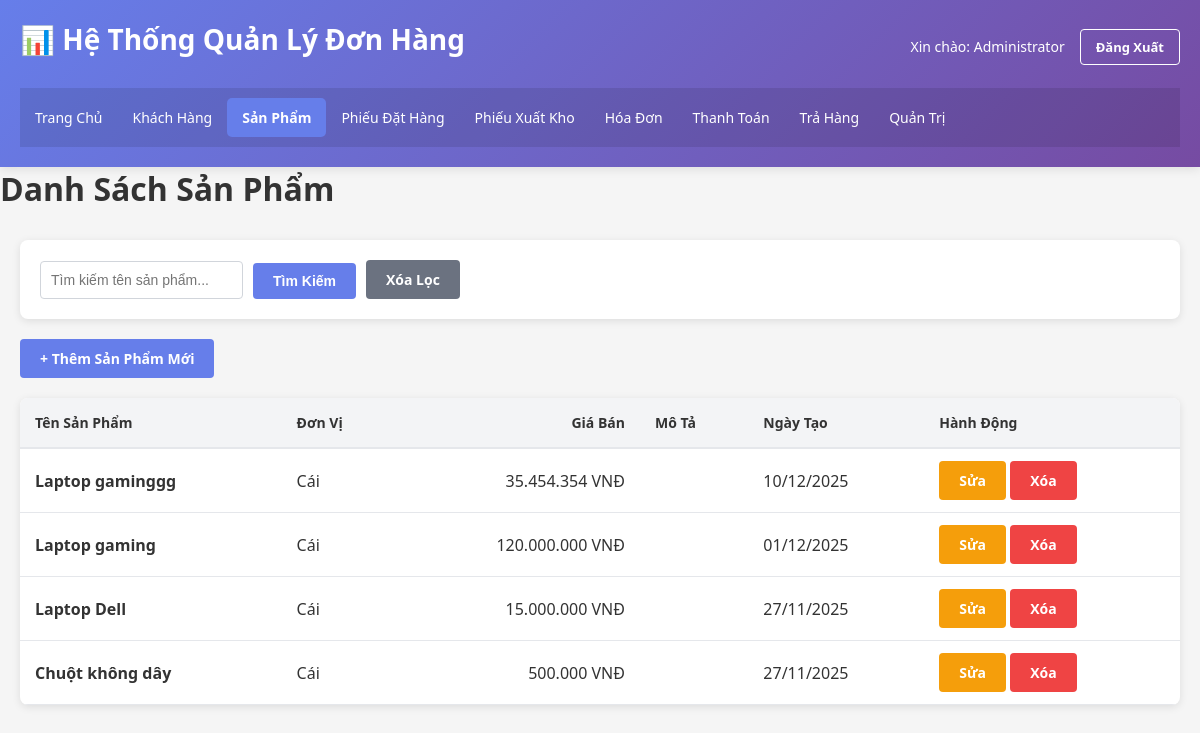
Page /san_pham/list.php (signed in) on the committed database.
### tables this page shows
CREATE TABLE `san_pham` (
  `ma_san_pham` int(11) NOT NULL,
  `ten_san_pham` varchar(255) NOT NULL,
  `ma_loai_san_pham` int(11) DEFAULT NULL,
  `gia_ban` decimal(15,2) NOT NULL,
  `don_vi` varchar(50) DEFAULT 'Cái',
  `mo_ta` text DEFAULT NULL,
  `ngay_tao` datetime DEFAULT current_timestamp()
);

### config.php (called while the page is built, shortened)
<?php
function formatMoney($amount) {
    return number_format($amount, 0, ',', '.');
}
?>

### san_pham/list.php (the view, shortened to what this page needs)
<?php
include '../config.php';
$search = $_GET['search'] ?? '';
$sql = "SELECT * FROM san_pham WHERE 1=1";
$sql .= " ORDER BY ngay_tao DESC";
$result = $conn->query($sql);
?>
<!DOCTYPE html>
<html lang="vi">
<head>
    <link rel="stylesheet" href="../../css/style.css">
</head>
<body>
    <div class="container">
        <?php include '../header.php'; ?>
        <h1>Danh Sách Sản Phẩm</h1>
        <main>
            <div class="filter-section">
                <form method="GET" class="filter-form">
                    <input type="text" name="search" placeholder="Tìm kiếm tên sản phẩm..." value="<?php echo htmlspecialchars($search); ?>">
                    <button type="submit" class="btn-primary">Tìm Kiếm</button>
                    <a href="list.php" class="btn-secondary">Xóa Lọc</a>
                </form>
            </div>
            <div class="actions-section">
                <a href="create.php" class="btn-primary">+ Thêm Sản Phẩm Mới</a>
            </div>
            <table class="table">
                <thead>
                    <tr>
                        <th>Tên Sản Phẩm</th>
                        <th>Đơn Vị</th>
                        <th style="text-align: right;">Giá Bán</th>
                        <th>Mô Tả</th>
                        <th>Ngày Tạo</th>
                        <th>Hành Động</th>
                    </tr>
                </thead>
                <tbody>
                    <?php
                    if ($result->num_rows > 0) {
                        while($row = $result->fetch_assoc()) {
                            echo "<tr>";
                            echo "<td><strong>" . htmlspecialchars($row['ten_san_pham']) . "</strong></td>";
                            echo "<td>" . htmlspecialchars($row['don_vi']) . "</td>";
                            echo "<td style='text-align: right;'>" . formatMoney($row['gia_ban']) . " VNĐ</td>";
                            echo "<td>" . htmlspecialchars(substr($row['mo_ta'] ?? '', 0, 50)) . "</td>";
                            echo "<td>" . date('d/m/Y', strtotime($row['ngay_tao'])) . "</td>";
                            echo "<td>";
                            echo "<a href='edit.php?id=" . $row['ma_san_pham'] . "' class='btn-warning'>Sửa</a> ";
                            echo "<a href='delete.php?id=" . $row['ma_san_pham'] . "' class='btn-danger' onclick='return confirm(\"Bạn chắc chắn muốn xóa?\")'>Xóa</a>";
                            echo "</td>";
                            echo "</tr>";
                        }
                    } else {
                        echo "<tr><td colspan='6' style='text-align: center;'>Không có sản phẩm</td></tr>";
                    }
                    ?>
                </tbody>
            </table>
        </main>
    </div>
</body>
</html>

### css/style.css (style rules this page uses)
* { margin: 0; padding: 0; box-sizing: border-box; }
body { font-family: 'Segoe UI', Tahoma, Geneva, Verdana, sans-serif; background-color: #f5f5f5; color: #333; }
.container { max-width: 1200px; margin: 0 auto; min-height: 100vh; display: flex; flex-direction: column; }
main { flex: 1; padding: 30px 20px; }
.table { width: 100%; border-collapse: collapse; background: white; box-shadow: 0 2px 8px rgba(0,0,0,0.1); border-radius: 8px; overflow: hidden; }
.table thead { background-color: #f3f4f6; border-bottom: 2px solid #e5e7eb; }
.table th { padding: 15px; text-align: left; font-weight: 600; color: #333; font-size: 14px; }
.table td { padding: 12px 15px; border-bottom: 1px solid #e5e7eb; }
.btn-primary, .btn-secondary, .btn-danger, .btn-warning, .btn-info, .btn-logout { padding: 10px 20px; border: none; border-radius: 4px; font-size: 14px; cursor: pointer; text-decoration: none; display: inline-block; transition: all 0.3s; font-weight: 600; }
.btn-primary { background-color: #667eea; color: white; }
.btn-secondary { background-color: #6b7280; color: white; }
.btn-danger { background-color: #ef4444; color: white; }
.btn-warning { background-color: #f59e0b; color: white; }
.filter-section { background: white; padding: 20px; border-radius: 8px; margin-bottom: 20px; box-shadow: 0 2px 8px rgba(0,0,0,0.1); }
.filter-form { display: flex; gap: 10px; align-items: flex-end; flex-wrap: wrap; }
.filter-form input, .filter-form select { padding: 10px; border: 1px solid #d1d5db; border-radius: 4px; font-size: 14px; }
.actions-section { margin-bottom: 20px; }

### rows in the picture
san_pham: ten_san_pham "Laptop gaminggg", don_vi "Cái", gia_ban "35.454.354", ngay_tao "10/12/2025"
san_pham: ten_san_pham "Laptop gaming", don_vi "Cái", gia_ban "120.000.000", ngay_tao "01/12/2025"
san_pham: ten_san_pham "Laptop Dell", don_vi "Cái", gia_ban "15.000.000", ngay_tao "27/11/2025"
san_pham: ten_san_pham "Chuột không dây", don_vi "Cái", gia_ban "500.000", ngay_tao "27/11/2025"

### other values in the picture
$_SESSION['user_name'] "Administrator"
